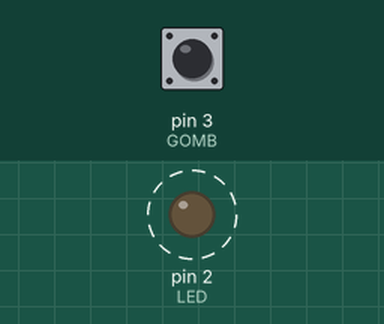
A program run on a simulated Arduino Uno, built with avr-gcc and run on an emulated ATmega328P. On the bench: output pins drawn as LEDs (lit = HIGH). Dashed ring = blinking. The test bench sets the inputs (shaded band); at power-on: pin 3 (GOMB) HIGH.

Above: at 0.2 s.
Timing chart, 0 to 3.0 s (numbered marks = the images above):
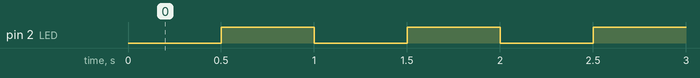

The program:

main.cpp
```cpp
#include <Arduino.h>

// put function declarations here:
int myFunction(int, int);

#define LED 2
#define GOMB 3

unsigned long previousMillis = millis();
const long kozte = 500;

bool ledallapot = LOW;
bool villog = true;
bool hosszan = false;
unsigned long nyomaskezdet = 0;
bool gombelozo = HIGH;

void setup()
{
  // put your setup code here, to run once:
  pinMode(LED, OUTPUT);
  pinMode(GOMB, INPUT);
}

void loop()
{
  // put your main code here, to run repeatedly:

  int gomb = digitalRead(GOMB);

  if (gomb == LOW && gombelozo == HIGH)
  {
    nyomaskezdet = millis();
  }

  if (gomb == HIGH && gombelozo == LOW)
  {
    unsigned long nyomasIdo = millis() - nyomaskezdet;

    if (nyomasIdo >= 500)
    {
      hosszan = true;
      villog = false;
      digitalWrite(LED, HIGH);
    }
    else
    {
      if (hosszan)
      {
        hosszan = false;
        villog = true;
        ledallapot = LOW;
        digitalWrite(LED, ledallapot);
      }
      else
      {
          villog = !villog;
          if (!villog) {
              digitalWrite(LED, LOW);
          }
      }
    }
  }

  gombelozo = gomb;

  if (villog)
  {
    villogas();
  }


}

void villogas()
{
  unsigned long currentMillis = millis();

  if (currentMillis - previousMillis >= kozte)
  {
    previousMillis = currentMillis;

    ledallapot = !ledallapot;
    digitalWrite(LED, ledallapot);
  }
}
```

Measured:
- by itself, pin 2 (LED): alternates HIGH for 0.50 s and LOW for 0.50 s
